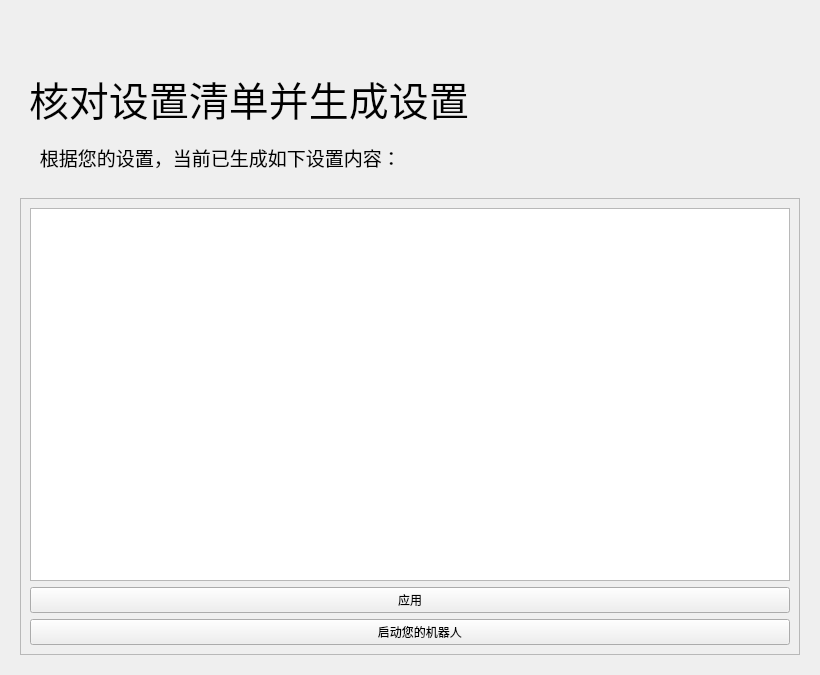
<?xml version="1.0" encoding="UTF-8"?>
<ui version="4.0">
 <class>Form</class>
 <widget class="QWidget" name="Form">
  <property name="geometry">
   <rect>
    <x>0</x>
    <y>0</y>
    <width>820</width>
    <height>675</height>
   </rect>
  </property>
  <property name="minimumSize">
   <size>
    <width>650</width>
    <height>465</height>
   </size>
  </property>
  <property name="windowTitle">
   <string>林浅月
    - 核对设置清单</string>
  </property>
  <layout class="QHBoxLayout" name="horizontalLayout">
   <item>
    <widget class="PopUpAniStackedWidget" name="PopUpAniStackedWidget">
     <property name="minimumSize">
      <size>
       <width>0</width>
       <height>0</height>
      </size>
     </property>
     <widget class="QWidget" name="page">
      <layout class="QVBoxLayout" name="verticalLayout">
       <item>
        <spacer name="spacer">
         <property name="orientation">
          <enum>Qt::Vertical</enum>
         </property>
         <property name="sizeType">
          <enum>QSizePolicy::Fixed</enum>
         </property>
         <property name="sizeHint" stdset="0">
          <size>
           <width>20</width>
           <height>40</height>
          </size>
         </property>
        </spacer>
       </item>
       <item>
        <widget class="QWidget" name="widget" native="true">
         <property name="maximumSize">
          <size>
           <width>16777215</width>
           <height>88</height>
          </size>
         </property>
         <layout class="QHBoxLayout" name="horizontalLayout_2">
          <item>
           <widget class="LargeTitleLabel" name="LargeTitleLabel">
            <property name="font">
             <font>
              <family>HarmonyOS Sans SC Medium</family>
              <pointsize>30</pointsize>
              <bold>false</bold>
             </font>
            </property>
            <property name="text">
             <string>核对设置清单并生成设置</string>
            </property>
           </widget>
          </item>
         </layout>
        </widget>
       </item>
       <item>
        <widget class="SubtitleLabel" name="SubtitleLabel_5">
         <property name="font">
          <font>
           <family>HarmonyOS Sans SC Medium</family>
           <pointsize>14</pointsize>
           <bold>false</bold>
          </font>
         </property>
         <property name="text">
          <string>    根据您的设置，当前已生成如下设置内容：</string>
         </property>
         <property name="wordWrap">
          <bool>true</bool>
         </property>
        </widget>
       </item>
       <item>
        <spacer name="verticalSpacer_32">
         <property name="orientation">
          <enum>Qt::Vertical</enum>
         </property>
         <property name="sizeType">
          <enum>QSizePolicy::Fixed</enum>
         </property>
         <property name="sizeHint" stdset="0">
          <size>
           <width>20</width>
           <height>20</height>
          </size>
         </property>
        </spacer>
       </item>
       <item>
        <widget class="SmoothScrollArea" name="SmoothScrollArea">
         <property name="frameShadow">
          <enum>QFrame::Raised</enum>
         </property>
         <property name="widgetResizable">
          <bool>true</bool>
         </property>
         <widget class="QWidget" name="scrollAreaWidgetContents">
          <property name="geometry">
           <rect>
            <x>0</x>
            <y>0</y>
            <width>782</width>
            <height>455</height>
           </rect>
          </property>
          <layout class="QVBoxLayout" name="verticalLayout_2">
           <item>
            <layout class="QGridLayout" name="gridLayout">
             <item row="1" column="0">
              <widget class="PrimaryPushButton" name="PrimaryPushButton">
               <property name="text">
                <string>应用</string>
               </property>
              </widget>
             </item>
             <item row="0" column="0">
              <widget class="PlainTextEdit" name="PlainTextEdit"/>
             </item>
             <item row="2" column="0">
              <widget class="PrimaryPushButton" name="PrimaryPushButton_2">
               <property name="text">
                <string>      启动您的机器人</string>
               </property>
              </widget>
             </item>
            </layout>
           </item>
          </layout>
         </widget>
        </widget>
       </item>
      </layout>
     </widget>
    </widget>
   </item>
  </layout>
 </widget>
 <customwidgets>
  <customwidget>
   <class>PushButton</class>
   <extends>QPushButton</extends>
   <header>qfluentwidgets</header>
  </customwidget>
  <customwidget>
   <class>PrimaryPushButton</class>
   <extends>PushButton</extends>
   <header>qfluentwidgets</header>
  </customwidget>
  <customwidget>
   <class>SmoothScrollArea</class>
   <extends>QScrollArea</extends>
   <header>qfluentwidgets</header>
   <container>1</container>
  </customwidget>
  <customwidget>
   <class>PopUpAniStackedWidget</class>
   <extends>QStackedWidget</extends>
   <header>qfluentwidgets</header>
   <container>1</container>
  </customwidget>
  <customwidget>
   <class>SubtitleLabel</class>
   <extends>QLabel</extends>
   <header>qfluentwidgets</header>
  </customwidget>
  <customwidget>
   <class>LargeTitleLabel</class>
   <extends>QLabel</extends>
   <header>qfluentwidgets</header>
  </customwidget>
  <customwidget>
   <class>PlainTextEdit</class>
   <extends>QPlainTextEdit</extends>
   <header>qfluentwidgets</header>
  </customwidget>
 </customwidgets>
 <resources>
  <include location="JianerSetupWizard.qrc"/>
 </resources>
 <connections/>
</ui>
